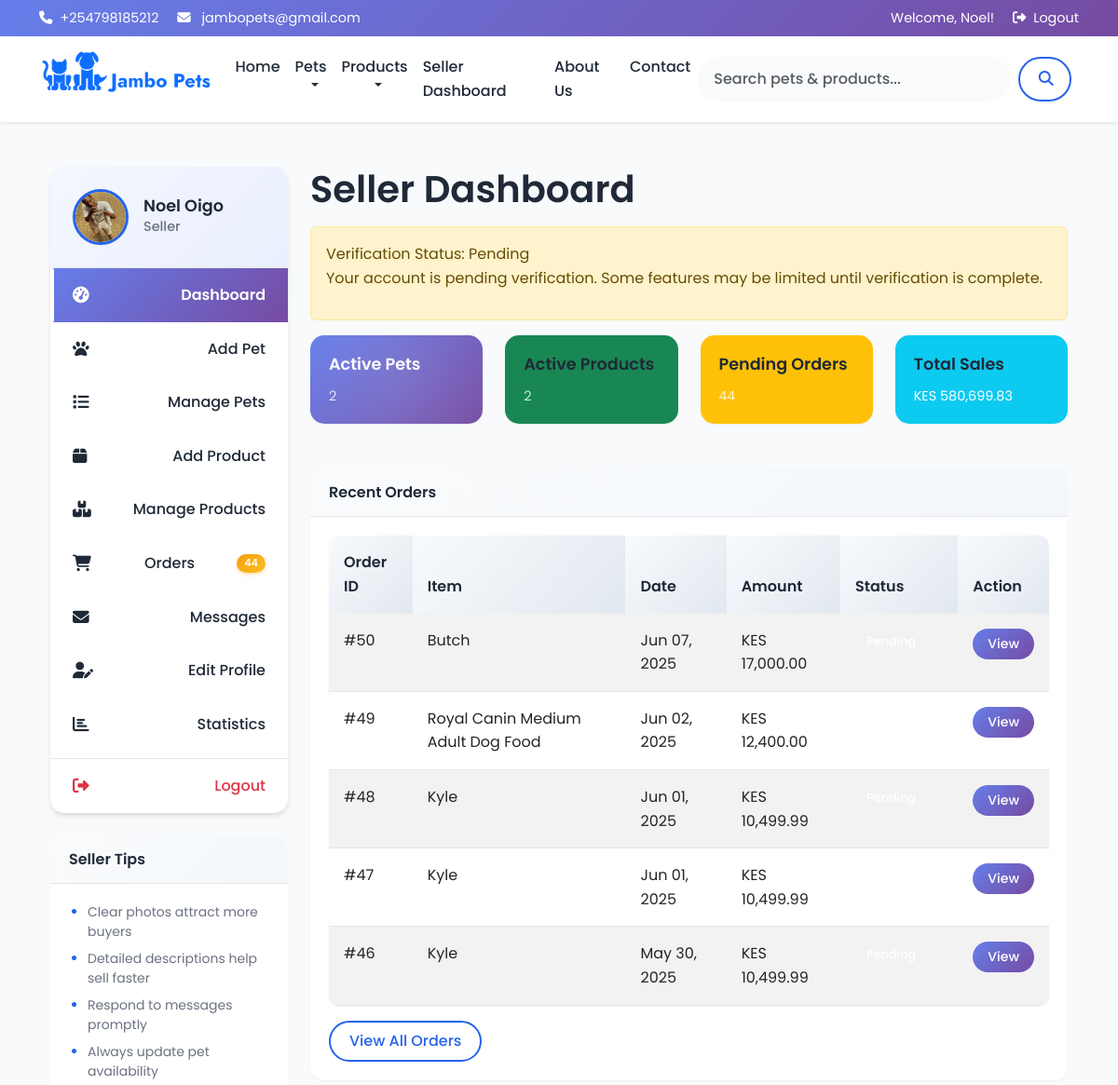
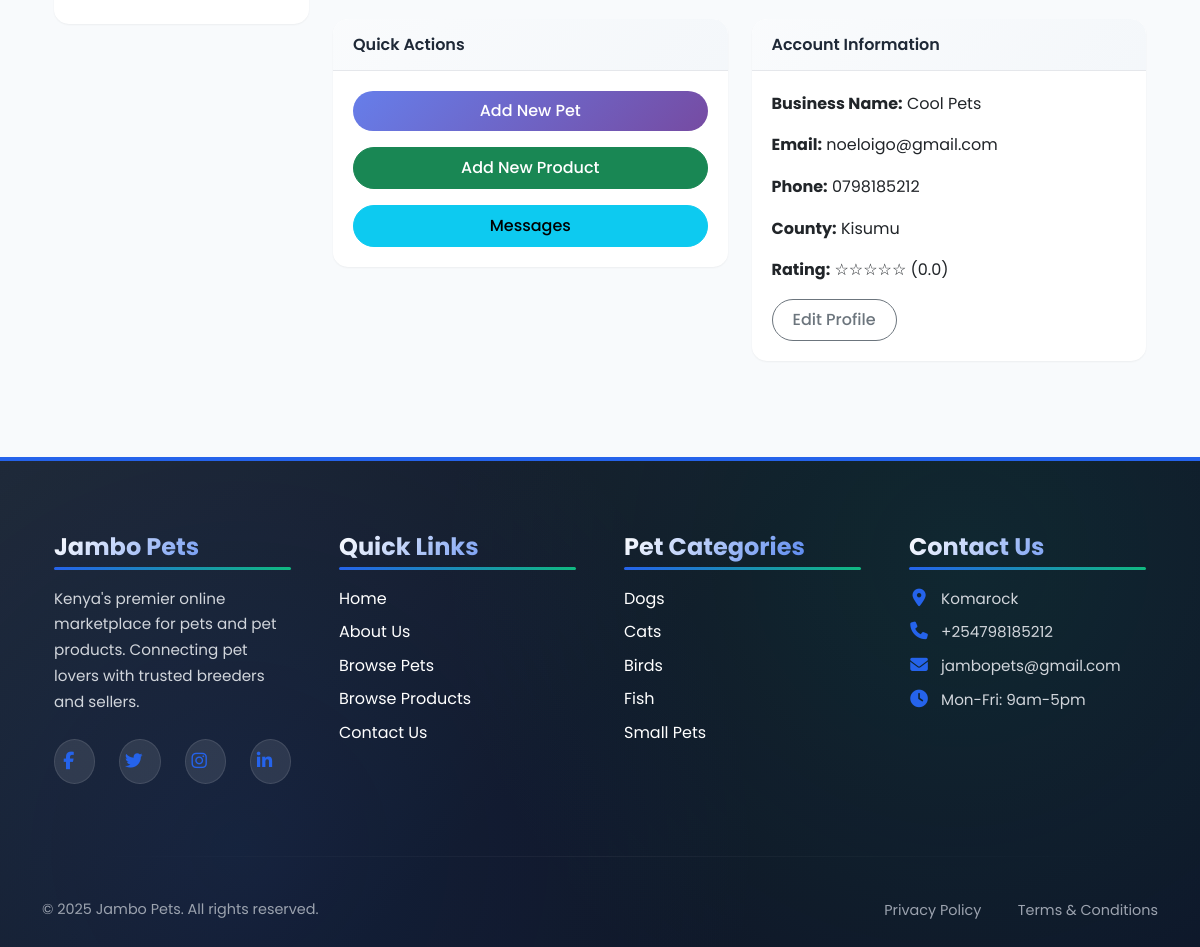
The app's page /seller/dashboard.php (signed in) with its own data (2 pictures, top to bottom).
### tables this page shows
CREATE TABLE `users` (
  `user_id` int(11) NOT NULL,
  `email` varchar(100) NOT NULL,
  `password` varchar(255) NOT NULL,
  `first_name` varchar(50) NOT NULL,
  `last_name` varchar(50) NOT NULL,
  `phone` varchar(15) NOT NULL,
  `user_type` enum('buyer','seller','admin') NOT NULL,
  `profile_image` varchar(255) DEFAULT NULL,
  `county` varchar(50) DEFAULT NULL,
  `address` text DEFAULT NULL,
  `created_at` timestamp NOT NULL DEFAULT current_timestamp(),
  `updated_at` timestamp NOT NULL DEFAULT current_timestamp() ON UPDATE current_timestamp(),
  `status` enum('active','inactive','suspended') DEFAULT 'active'
);

CREATE TABLE `seller_profiles` (
  `seller_id` int(11) NOT NULL,
  `user_id` int(11) NOT NULL,
  `business_name` varchar(100) DEFAULT NULL,
  `business_description` text DEFAULT NULL,
  `verification_status` enum('pending','verified','rejected') DEFAULT 'pending',
  `verification_notes` text DEFAULT NULL,
  `id_number` varchar(20) DEFAULT NULL,
  `id_front_image` varchar(255) DEFAULT NULL,
  `id_back_image` varchar(255) DEFAULT NULL,
  `id_selfie_image` varchar(255) DEFAULT NULL,
  `rating` decimal(3,2) DEFAULT 0.00
);

CREATE TABLE `order_items` (
  `order_item_id` int(11) NOT NULL,
  `order_id` int(11) NOT NULL,
  `item_type` enum('pet','product') NOT NULL,
  `item_id` int(11) NOT NULL,
  `seller_id` int(11) NOT NULL,
  `quantity` int(11) NOT NULL DEFAULT 1,
  `price_per_unit` decimal(10,2) NOT NULL,
  `subtotal` decimal(10,2) NOT NULL,
  `status` enum('pending','processing','shipped','delivered','cancelled') DEFAULT 'pending'
);

CREATE TABLE `orders` (
  `order_id` int(11) NOT NULL,
  `buyer_id` int(11) NOT NULL,
  `order_date` timestamp NOT NULL DEFAULT current_timestamp(),
  `total_amount` decimal(10,2) NOT NULL,
  `status` enum('pending','processing','completed','cancelled') DEFAULT 'pending',
  `payment_method` enum('mpesa','credit_card','cash_on_delivery','pesapal') DEFAULT NULL,
  `payment_status` enum('pending','paid','failed') DEFAULT 'pending',
  `shipping_address` text DEFAULT NULL,
  `shipping_county` varchar(50) DEFAULT NULL,
  `contact_phone` varchar(15) DEFAULT NULL,
  `transaction_reference` varchar(100) DEFAULT NULL
);

### seller/dashboard.php (the view, shortened to what this page needs)
<?php
require_once '../includes/functions.php';
$user_id = $_SESSION['user_id'];
$sql = "SELECT u.*, sp.* FROM users u
        INNER JOIN seller_profiles sp ON u.user_id = sp.user_id
        WHERE u.user_id = ?";
$stmt = $conn->prepare($sql);
$stmt->bind_param("i", $user_id);
$stmt->execute();
$result = $stmt->get_result();
$seller = $result->fetch_assoc();
$seller_id = $seller['seller_id'];
$sql = "SELECT COUNT(*) as total_pets FROM pets WHERE seller_id = ? AND status != 'inactive'";
$stmt = $conn->prepare($sql);
$stmt->bind_param("i", $seller_id);
$stmt->execute();
$result = $stmt->get_result();
$total_pets = $result->fetch_assoc()['total_pets'];
$sql = "SELECT COUNT(*) as total_products FROM products WHERE seller_id = ? AND status != 'inactive'";
$stmt = $conn->prepare($sql);
$stmt->bind_param("i", $seller_id);
$stmt->execute();
$result = $stmt->get_result();
$total_products = $result->fetch_assoc()['total_products'];
$sql = "SELECT COUNT(*) as pending_orders FROM order_items
        WHERE seller_id = ? AND status = 'pending'";
$stmt = $conn->prepare($sql);
$stmt->bind_param("i", $seller_id);
$stmt->execute();
$result = $stmt->get_result();
$pending_orders = $result->fetch_assoc()['pending_orders'];
$sql = "SELECT SUM(subtotal) as total_sales FROM order_items
        WHERE seller_id = ? AND status != 'cancelled'";
$stmt = $conn->prepare($sql);
$stmt->bind_param("i", $seller_id);
$stmt->execute();
$result = $stmt->get_result();
$total_sales = $result->fetch_assoc()['total_sales'] ?: 0;
$sql = "SELECT oi.*, o.order_date, o.status as order_status,
        CASE WHEN oi.item_type = 'pet' THEN p.name WHEN oi.item_type = 'product' THEN pr.name END as item_name
        FROM order_items oi
        INNER JOIN orders o ON oi.order_id = o.order_id
        LEFT JOIN pets p ON oi.item_type = 'pet' AND oi.item_id = p.pet_id
        LEFT JOIN products pr ON oi.item_type = 'product' AND oi.item_id = pr.product_id
        WHERE oi.seller_id = ?
        ORDER BY o.order_date DESC
        LIMIT 5";
$stmt = $conn->prepare($sql);
$stmt->bind_param("i", $seller_id);
$stmt->execute();
$recent_orders = $stmt->get_result();
include_once '../includes/header.php';
?>
<div class="container mt-4">
    <div class="row">
        <div class="col-md-3">
            <?php include_once 'seller_sidebar.php'; ?>
        </div>
        <div class="col-md-9">
            <h1>Seller Dashboard</h1>
            <div class="alert alert-<?php echo ($seller['verification_status'] == 'verified') ? 'success' : 'warning'; ?>">
                Verification Status: <?php echo ucfirst($seller['verification_status']); ?>
                <?php if ($seller['verification_status'] != 'verified'): ?>
                    <p>Your account is pending verification. Some features may be limited until verification is complete.</p>
                <?php endif; ?>
            </div>
            <div class="row mb-4">
                <div class="col-md-3">
                    <div class="card text-white bg-primary">
                        <div class="card-body">
                            <h5 class="card-title">Active Pets</h5>
                            <p class="card-text display-4"><?php echo $total_pets; ?></p>
                        </div>
                    </div>
                </div>
                <div class="col-md-3">
                    <div class="card text-white bg-success">
                        <div class="card-body">
                            <h5 class="card-title">Active Products</h5>
                            <p class="card-text display-4"><?php echo $total_products; ?></p>
                        </div>
                    </div>
                </div>
                <div class="col-md-3">
                    <div class="card text-white bg-warning">
                        <div class="card-body">
                            <h5 class="card-title">Pending Orders</h5>
                            <p class="card-text display-4"><?php echo $pending_orders; ?></p>
                        </div>
                    </div>
                </div>
                <div class="col-md-3">
                    <div class="card text-white bg-info">
                        <div class="card-body">
                            <h5 class="card-title">Total Sales</h5>
                            <p class="card-text">KES <?php echo number_format($total_sales, 2); ?></p>
                        </div>
                    </div>
                </div>
            </div>
            <div class="card mb-4">
                <div class="card-header bg-light">
                    <h5>Recent Orders</h5>
                </div>
                <div class="card-body">
                    <?php if ($recent_orders->num_rows > 0): ?>
                        <table class="table table-striped">
                            <thead>
                                <tr>
                                    <th>Order ID</th>
                                    <th>Item</th>
                                    <th>Date</th>
                                    <th>Amount</th>
                                    <th>Status</th>
                                    <th>Action</th>
                                </tr>
                            </thead>
                            <tbody>
                                <?php while ($order = $recent_orders->fetch_assoc()): ?>
                                    <tr>
                                        <td>#<?php echo $order['order_id']; ?></td>
                                        <td><?php echo $order['item_name']; ?></td>
                                        <td><?php echo date('M d, Y', strtotime($order['order_date'])); ?></td>
                                        <td>KES <?php echo number_format($order['subtotal'], 2); ?></td>
                                        <td>
                                            <span class="badge badge-<?php
                                                switch ($order['status']) {
                                                    case 'pending': echo 'warning'; break;
                                                    case 'processing': echo 'info'; break;
                                                }
                                            ?>">
                                            </span>
                                        </td>
                                        <td>
                                            <a href="order_detail.php?id=<?php echo $order['order_id']; ?>" class="btn btn-sm btn-primary">View</a>
                                        </td>
                                    </tr>
                                <?php endwhile; ?>
                            </tbody>
                        </table>
                    <?php else: ?>
                        <p class="text-center">No recent orders found.</p>
                    <?php endif; ?>
                    <div class="text-right">
                        <a href="orders.php" class="btn btn-outline-primary">View All Orders</a>
                    </div>
                </div>
            </div>
            <div class="row">
                <div class="col-md-6">
                    <div class="card">
                        <div class="card-header bg-light">
                            <h5>Quick Actions</h5>
                        </div>
                        <div class="card-body">
                            <div class="d-grid gap-2">
                                <a href="add_pet.php" class="btn btn-primary mb-2">Add New Pet</a>
                                <a href="add_product.php" class="btn btn-success mb-2">Add New Product</a>
                                <a href="messages.php" class="btn btn-info">
                                    Messages
                                </a>
                            </div>
                        </div>
                    </div>
                </div>
                <div class="col-md-6">
                    <div class="card">
                        <div class="card-header bg-light">
                            <h5>Account Information</h5>
                        </div>
                        <div class="card-body">
                            <p><strong>Business Name:</strong> <?php echo $seller['business_name'] ?: 'Not set'; ?></p>
                            <p><strong>Email:</strong> <?php echo $seller['email']; ?></p>
                            <p><strong>Phone:</strong> <?php echo $seller['phone']; ?></p>
                            <p><strong>County:</strong> <?php echo $seller['county'] ?: 'Not set'; ?></p>
                            <p><strong>Rating:</strong>
                                <?php
                                for ($i = 1; $i <= 5; $i++) {
                                    echo ($i <= round($seller['rating'])) ? '★' : '☆';
                                }
                                echo " (" . number_format($seller['rating'], 1) . ")";
                                ?>
                            </p>
                            <a href="profile.php" class="btn btn-outline-secondary">Edit Profile</a>
                        </div>
                    </div>
                </div>
            </div>
        </div>
    </div>
</div>
<?php include_once '../includes/footer.php'; ?>

### seller/seller_sidebar.php (shortened to what this page needs)
<div class="list-group mb-4">
<div class="d-flex align-items-center mb-4">
    <?php if (!empty($user['profile_image'])): ?>
        <img src="<?php echo BASE_URL . 'uploads/' . $user['profile_image']; ?>"
             alt="Profile"
             class="rounded-circle me-3 profile-img-clickable"
             width="60"
             height="60"
             onclick="openLightbox('<?php echo BASE_URL . 'uploads/' . $user['profile_image']; ?>', '<?php echo htmlspecialchars($user['first_name'] . ' ' . $user['last_name'], ENT_QUOTES); ?>')">
    <?php else: ?>
        <div class="bg-primary text-white rounded-circle d-flex align-items-center justify-content-center me-3" style="width: 60px; height: 60px;">
            <?php echo strtoupper(substr($user['first_name'], 0, 1) . substr($user['last_name'], 0, 1)); ?>
        </div>
    <?php endif; ?>
    <div>
        <h5 class="mb-0"><?php echo $user['first_name'] . ' ' . $user['last_name']; ?></h5>
        <p class="text-muted mb-0">Seller</p>
    </div>
</div>
    <a href="dashboard.php" class="list-group-item list-group-item-action <?php echo (basename($_SERVER['PHP_SELF']) == 'dashboard.php') ? 'active' : ''; ?>">
        <i class="fas fa-tachometer-alt mr-2"></i> Dashboard
    </a>
    <a href="add_pet.php" class="list-group-item list-group-item-action <?php echo (basename($_SERVER['PHP_SELF']) == 'add_pet.php') ? 'active' : ''; ?>">
        <i class="fas fa-paw mr-2"></i> Add Pet
    </a>
    <a href="manage_pets.php" class="list-group-item list-group-item-action <?php echo (basename($_SERVER['PHP_SELF']) == 'manage_pets.php') ? 'active' : ''; ?>">
        <i class="fas fa-list mr-2"></i> Manage Pets
    </a>
    <a href="add_product.php" class="list-group-item list-group-item-action <?php echo (basename($_SERVER['PHP_SELF']) == 'add_product.php') ? 'active' : ''; ?>">
        <i class="fas fa-box mr-2"></i> Add Product
    </a>
    <a href="manage_products.php" class="list-group-item list-group-item-action <?php echo (basename($_SERVER['PHP_SELF']) == 'manage_products.php') ? 'active' : ''; ?>">
        <i class="fas fa-boxes mr-2"></i> Manage Products
    </a>
    <a href="orders.php" class="list-group-item list-group-item-action <?php echo (basename($_SERVER['PHP_SELF']) == 'orders.php') ? 'active' : ''; ?>">
        <i class="fas fa-shopping-cart mr-2"></i> Orders
        <?php
        if (isset($pending_orders) && $pending_orders > 0):
        ?>
            <span class="badge badge-warning float-right"><?php echo $pending_orders; ?></span>
        <?php endif; ?>
    </a>
    <a href="messages.php" class="list-group-item list-group-item-action <?php echo (basename($_SERVER['PHP_SELF']) == 'messages.php') ? 'active' : ''; ?>">
        <i class="fas fa-envelope mr-2"></i> Messages
    </a>
    <a href="profile.php" class="list-group-item list-group-item-action <?php echo (basename($_SERVER['PHP_SELF']) == 'profile.php') ? 'active' : ''; ?>">
        <i class="fas fa-user-edit mr-2"></i> Edit Profile
    </a>
    <a href="stats.php" class="list-group-item list-group-item-action <?php echo (basename($_SERVER['PHP_SELF']) == 'stats.php') ? 'active' : ''; ?>">
        <i class="fas fa-chart-bar mr-2"></i> Statistics
    </a>
    <a href="../auth/logout.php" class="list-group-item list-group-item-action text-danger">
        <i class="fas fa-sign-out-alt mr-2"></i> Logout
    </a>
</div>
<div class="card mb-4">
    <div class="card-header bg-light">
        <h5>Seller Tips</h5>
    </div>
    <div class="card-body">
        <ul class="small">
            <li>Clear photos attract more buyers</li>
            <li>Detailed descriptions help sell faster</li>
            <li>Respond to messages promptly</li>
            <li>Always update pet availability</li>
        </ul>
    </div>
</div>

### records on screen
users: profile_image (picture), first_name "Noel", last_name "Oigo"
seller_profiles: verification_status "Pending", business_name "Cool Pets", user.email "noeloigo@gmail.com", user.phone "0798185212", user.county "Kisumu", rating "0.0"
order_items: order "50", item_name "Butch", order.order_date "Jun 07, 2025", subtotal "17,000.00"
order_items: order "49", item_name "Royal Canin Medium Adult Dog Food", order.order_date "Jun 02, 2025", subtotal "12,400.00"
order_items: order "48", item_name "Kyle", order.order_date "Jun 01, 2025", subtotal "10,499.99"
order_items: order "47", item_name "Kyle", order.order_date "Jun 01, 2025", subtotal "10,499.99"
order_items: order "46", item_name "Kyle", order.order_date "May 30, 2025", subtotal "10,499.99"

### other values on screen
$contactPhone "+254798185212"
$contactEmail "jambopets@gmail.com"
$userName "Noel"
$pending_orders "44"
$total_pets "2"
$total_products "2"
$total_sales "580,699.83"
$contactAddress "Komarock"
